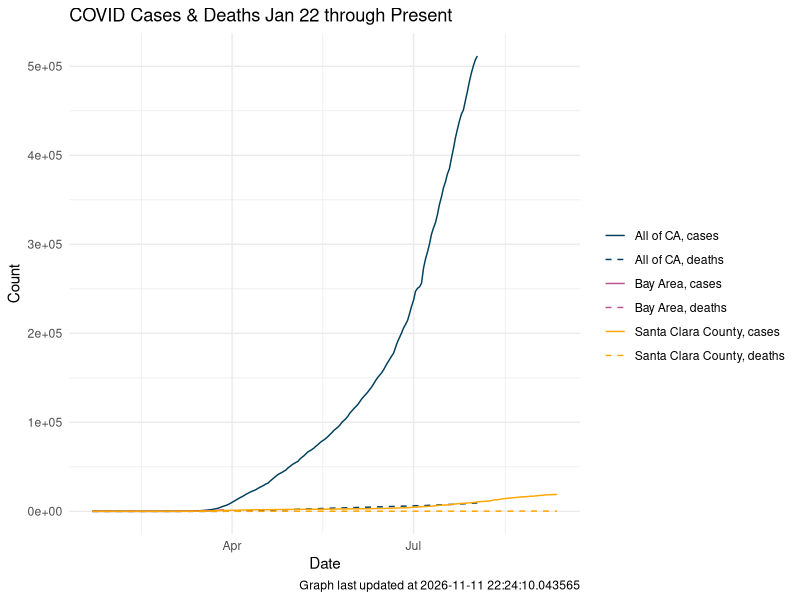
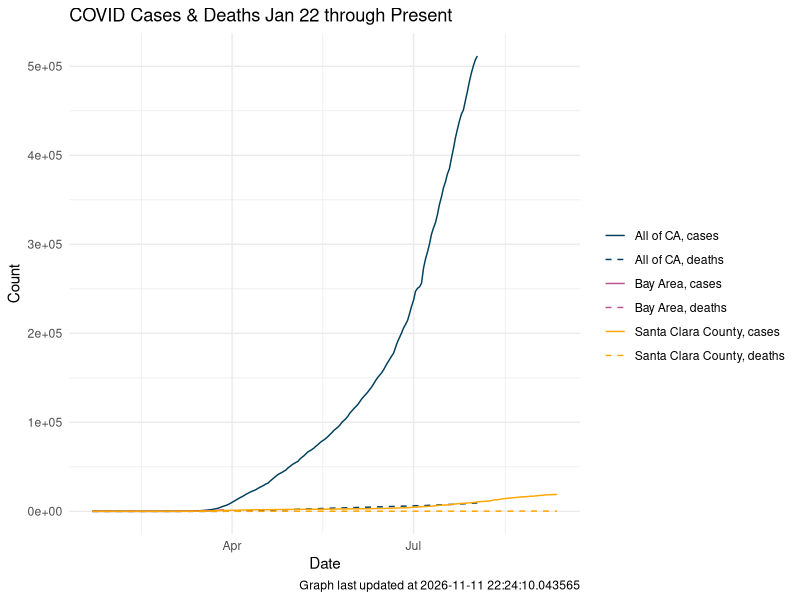

Reproduce these figures in R, in order.
#!/usr/bin/env Rscript

library(tidyverse)

# Shelter in place order dates
bay_shelter <- as.Date("2020-03-16")
ca_shelter <- as.Date("2020-03-19")

# Read data
bay <- read_csv("data/bay_area_agg.csv")
ca  <- read_csv("data/california_agg.csv")
sc  <- read_csv("data/santa_clara_agg.csv")

df <- 
  bind_rows("Bay Area" = bay, 
            "All of CA" = ca, 
            "Santa Clara County" = sc,
            .id = "region") %>% 
  select(region, date, cases, deaths) %>% 
  pivot_longer(c(cases, deaths), names_to = "var", values_to = "count") %>% 
  mutate(group = paste(region, var, sep = ", "))

colors <- c("#003f5c", "#bc5090", "#ffa600") 
ltys <- c("solid", "dashed") 
          
ggplot(data = df, 
       aes(x = date, y = count, color = group, lty = group)) +
  geom_line() +
  geom_segment(x = bay_shelter, xend = bay_shelter,
               y = 0, yend = .92*max(df$count),
               lty = "dotted", color = "black") +
  annotate("text", x = bay_shelter - 6, y = 0.95*max(df$count), label = "Bay Shelter in Place") +
  geom_segment(x = ca_shelter, xend = ca_shelter, 
               y = 0, yend = .97*max(df$count), 
               lty = "dotted", color = "black") +
  annotate("text", x = ca_shelter - 6, y = max(df$count), label = "CA Shelter in Place") +
  theme_minimal() +
  labs(title = "COVID Cases & Deaths Jan 22 through Present", 
       x = "Date", 
       y = "Count", 
       color = "", 
       lty = "", 
       caption = paste("Graph last updated at", Sys.time())) +
  scale_colour_manual(values= rep(colors, each = length(ltys))) +   
  scale_linetype_manual(values=rep(ltys, length(unique(df$region)))) 

ggsave("cases_deaths.png")
